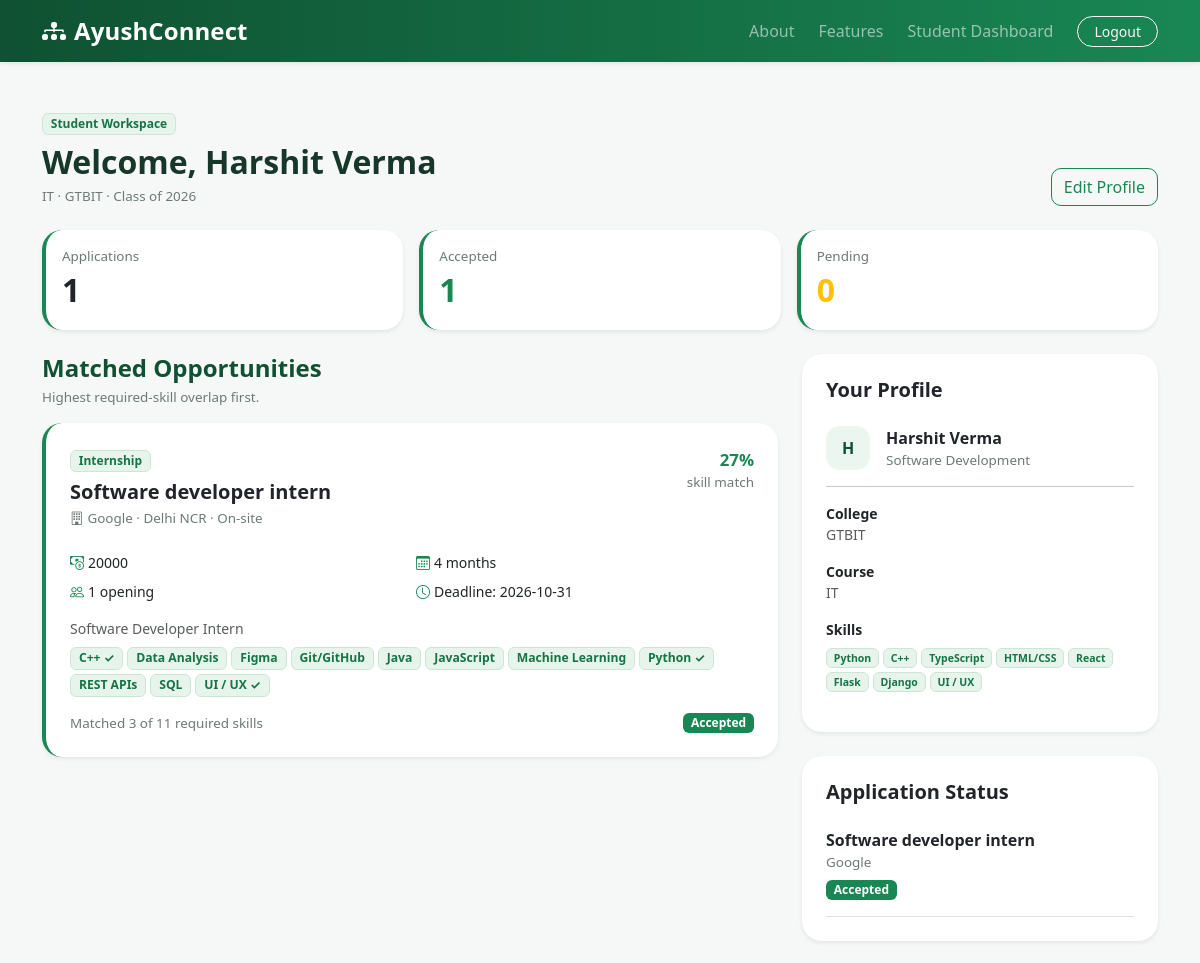
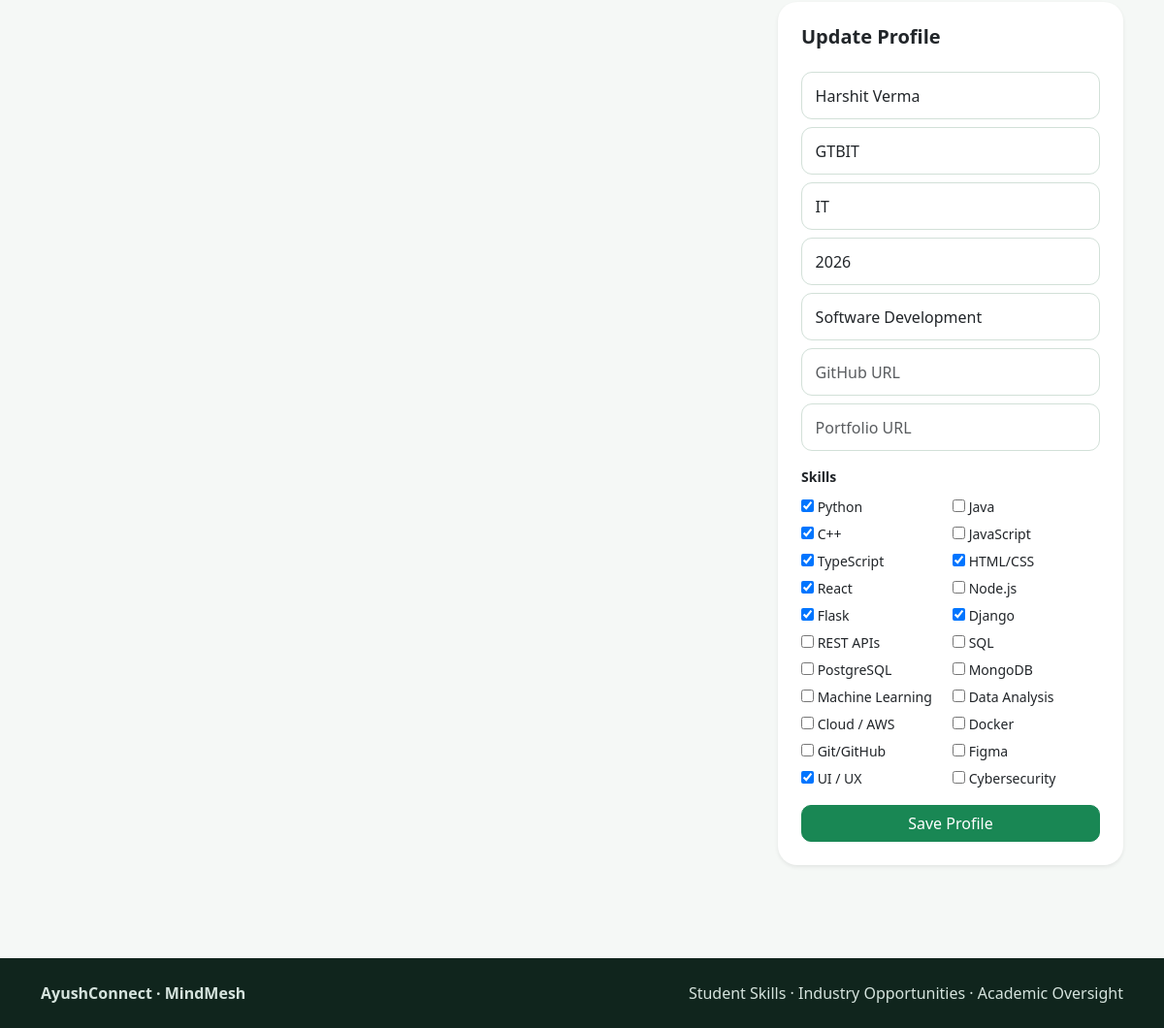
The page /student-portal (signed in) on the database its author committed (2 pictures, top to bottom).
### app.py (models this page shows)
class Student(db.Model):
    id = db.Column(db.Integer, primary_key=True)
    name = db.Column(db.String(120), nullable=False)
    email = db.Column(db.String(160), unique=True, nullable=False)
    college = db.Column(db.String(180), nullable=False)
    course = db.Column(db.String(120), nullable=False)
    graduation_year = db.Column(db.Integer, nullable=False)
    preferred_role = db.Column(db.String(160), nullable=False)
    github = db.Column(db.String(300))
    portfolio = db.Column(db.String(300))
    password_hash = db.Column(db.String(255), nullable=False)
    created_at = db.Column(db.DateTime, default=datetime.utcnow)
    skills = db.relationship("Skill", secondary=student_skills, lazy="subquery")
    applications = db.relationship("Application", back_populates="student", cascade="all, delete-orphan")

class Job(db.Model):
    id = db.Column(db.Integer, primary_key=True)
    company_id = db.Column(db.Integer, db.ForeignKey("company.id"), nullable=False)
    opportunity_type = db.Column(db.String(40), nullable=False)
    title = db.Column(db.String(180), nullable=False)
    location = db.Column(db.String(180), nullable=False)
    work_mode = db.Column(db.String(40), nullable=False)
    pay = db.Column(db.String(120), nullable=False)
    duration = db.Column(db.String(120), nullable=False)
    deadline = db.Column(db.Date, nullable=True)
    openings = db.Column(db.Integer, default=1)
    description = db.Column(db.Text)
    eligibility = db.Column(db.Text)
    created_at = db.Column(db.DateTime, default=datetime.utcnow)
    company = db.relationship("Company", back_populates="jobs")
    skills = db.relationship("Skill", secondary=job_skills, lazy="subquery")
    applications = db.relationship("Application", back_populates="job", cascade="all, delete-orphan")

class Company(db.Model):
    id = db.Column(db.Integer, primary_key=True)
    company_name = db.Column(db.String(180), nullable=False)
    email = db.Column(db.String(160), unique=True, nullable=False)
    industry = db.Column(db.String(120), nullable=False)
    contact_person = db.Column(db.String(120), nullable=False)
    description = db.Column(db.Text)
    password_hash = db.Column(db.String(255), nullable=False)
    created_at = db.Column(db.DateTime, default=datetime.utcnow)
    jobs = db.relationship("Job", back_populates="company", cascade="all, delete-orphan")

class Skill(db.Model):
    id = db.Column(db.Integer, primary_key=True)
    name = db.Column(db.String(100), unique=True, nullable=False)

class Application(db.Model):
    id = db.Column(db.Integer, primary_key=True)
    student_id = db.Column(db.Integer, db.ForeignKey("student.id"), nullable=False)
    job_id = db.Column(db.Integer, db.ForeignKey("job.id"), nullable=False)
    status = db.Column(db.String(30), default="Pending")
    applied_at = db.Column(db.DateTime, default=datetime.utcnow)
    updated_at = db.Column(db.DateTime, default=datetime.utcnow, onupdate=datetime.utcnow)
    student = db.relationship("Student", back_populates="applications")
    job = db.relationship("Job", back_populates="applications")
    __table_args__ = (db.UniqueConstraint("student_id", "job_id", name="uq_student_job"),)

### app.py (the view)
@app.route("/student-portal")
@login_required("student")
def student_dashboard():
    student = db.session.get(Student, session["user_id"])
    jobs = Job.query.order_by(Job.created_at.desc()).all()
    ranked = []
    for job in jobs:
        score, matched = skill_match(student, job)
        ranked.append({"job": job, "score": score, "matched": matched})
    ranked.sort(key=lambda x: (x["score"], x["job"].created_at), reverse=True)
    applications = Application.query.filter_by(student_id=student.id).order_by(Application.applied_at.desc()).all()
    return render_template("student-portal.html", student=student, ranked_jobs=ranked, applications=applications)

### app.py (called while the page is built)
def skill_match(student, job):
    required = {s.name.strip().lower() for s in job.skills}
    owned = {s.name.strip().lower() for s in student.skills}
    if not required:
        return 0, []
    matched = sorted(required & owned)
    return round(len(matched) / len(required) * 100), matched

def login_required(role):
    def decorator(view):
        @wraps(view)
        def wrapped(*args, **kwargs):
            if session.get("role") != role or not session.get("user_id"):
                flash("Please log in to continue.", "warning")
                return redirect(url_for(f"{role}_login"))
            return view(*args, **kwargs)
        return wrapped
    return decorator

@app.context_processor
def globals_for_templates():
    return {"today": date.today(), "skills_catalog": SKILLS}

### templates/student-portal.html (shortened to what this page needs)
{% extends "base.html" %}{% block title %}Student Portal | AyushConnect{% endblock %}
{% block content %}<main class="container py-5">
<div class="d-flex flex-wrap justify-content-between align-items-end gap-3 mb-4"><div><span class="badge badge-soft">Student Workspace</span><h2 class="fw-bold mt-2 mb-1">Welcome, {{student.name}}</h2><div class="small-muted">{{student.course}} · {{student.college}} · Class of {{student.graduation_year}}</div></div><a href="#profile" class="btn btn-outline-success">Edit Profile</a></div>
<div class="row g-3 mb-4"><div class="col-md-4"><div class="card stat-card bg-white shadow-sm p-3"><div class="small-muted">Applications</div><div class="kpi">{{applications|length}}</div></div></div>
<div class="col-md-4"><div class="card stat-card bg-white shadow-sm p-3"><div class="small-muted">Accepted</div><div class="kpi text-success">{{applications|selectattr('status','equalto','Accepted')|list|length}}</div></div></div>
<div class="col-md-4"><div class="card stat-card bg-white shadow-sm p-3"><div class="small-muted">Pending</div><div class="kpi text-warning">{{applications|selectattr('status','equalto','Pending')|list|length}}</div></div></div></div>
<div class="row g-4"><div class="col-lg-8"><div class="d-flex justify-content-between align-items-end mb-3"><div><h4 class="section-title mb-1">Matched Opportunities</h4><div class="small-muted">Highest required-skill overlap first.</div></div></div>
{% if ranked_jobs %}{% for item in ranked_jobs %}<div class="job-card card bg-white shadow-sm p-4 mb-3"><div class="d-flex justify-content-between gap-3"><div><span class="badge badge-soft">{{item.job.opportunity_type}}</span><h5 class="fw-bold mt-2 mb-1">{{item.job.title}}</h5><div class="small-muted"><i class="bi bi-building me-1"></i>{{item.job.company.company_name}} · {{item.job.location}} · {{item.job.work_mode}}</div></div><div class="text-end"><div class="match-ring">{{item.score}}%</div><div class="small-muted">skill match</div></div></div>
<div class="row g-2 mt-3 small"><div class="col-md-6"><i class="bi bi-cash-coin text-success me-1"></i>{{item.job.pay}}</div><div class="col-md-6"><i class="bi bi-calendar3 text-success me-1"></i>{{item.job.duration}}</div><div class="col-md-6"><i class="bi bi-people text-success me-1"></i>{{item.job.openings}} opening{{'' if item.job.openings==1 else 's'}}</div><div class="col-md-6"><i class="bi bi-clock text-success me-1"></i>Deadline: {{item.job.deadline or 'Not specified'}}</div></div>
<p class="text-muted small mt-3 mb-2">{{item.job.description or 'No description provided.'}}</p><div class="d-flex flex-wrap gap-1 mb-3">{% for skill in item.job.skills %}<span class="badge badge-soft skill-badge">{{skill.name}}{% if skill.name.lower() in item.matched %} ✓{% endif %}</span>{% endfor %}</div>
<div class="d-flex justify-content-between align-items-center gap-2"><span class="small-muted">Matched {{item.matched|length}} of {{item.job.skills|length}} required skills</span>
{% set applied = applications|selectattr('job_id','equalto',item.job.id)|list %}{% if applied %}<span class="badge bg-{{'success' if applied[0].status=='Accepted' else 'warning text-dark' if applied[0].status=='Pending' else 'danger'}}">{{applied[0].status}}</span>{% elif item.job.deadline and item.job.deadline < today %}<button class="btn btn-secondary btn-sm" disabled>Deadline passed</button>{% else %}<form method="post" action="{{url_for('apply_job',job_id=item.job.id)}}"><button class="btn btn-success btn-sm px-4">Apply Now</button></form>{% endif %}</div></div>{% endfor %}
{% else %}<div class="empty p-5 text-center"><i class="bi bi-briefcase fs-2 text-success"></i><h5 class="fw-bold mt-3">No opportunities yet</h5><p class="text-muted mb-0">Industry partners will appear here after publishing roles.</p></div>{% endif %}
</div>
<div class="col-lg-4"><div id="profile" class="card bg-white shadow-sm p-4 sticky"><h5 class="fw-bold">Your Profile</h5><div class="d-flex align-items-center gap-3 mt-3"><div class="avatar">{{student.name[:1]|upper}}</div><div><div class="fw-bold">{{student.name}}</div><div class="small-muted">{{student.preferred_role}}</div></div></div><hr>
<div class="small"><strong>College</strong><div class="text-muted">{{student.college}}</div></div><div class="small mt-3"><strong>Course</strong><div class="text-muted">{{student.course}}</div></div><div class="small mt-3"><strong>Skills</strong><div class="d-flex flex-wrap gap-1 mt-2">{% for s in student.skills %}<span class="badge badge-soft">{{s.name}}</span>{% endfor %}</div></div></div>
<div class="card bg-white shadow-sm p-4 mt-4"><h5 class="fw-bold">Application Status</h5>{% if applications %}{% for a in applications %}<div class="border-bottom py-3"><div class="fw-semibold">{{a.job.title}}</div><div class="small-muted">{{a.job.company.company_name}}</div><span class="badge mt-2 bg-{{'success' if a.status=='Accepted' else 'warning text-dark' if a.status=='Pending' else 'danger'}}">{{a.status}}</span></div>{% endfor %}{% else %}<div class="small-muted mt-3">No applications yet.</div>{% endif %}</div>
<div class="card bg-white shadow-sm p-4 mt-4"><h5 class="fw-bold">Update Profile</h5><form method="post" action="{{url_for('update_student_profile')}}" class="mt-3">
<input name="name" class="form-control mb-2" value="{{student.name}}" required><input name="college" class="form-control mb-2" value="{{student.college}}" required><input name="course" class="form-control mb-2" value="{{student.course}}" required>
<input name="graduation_year" type="number" class="form-control mb-2" value="{{student.graduation_year}}" required><input name="preferred_role" class="form-control mb-2" value="{{student.preferred_role}}" required><input name="github" class="form-control mb-2" value="{{student.github or ''}}" placeholder="GitHub URL"><input name="portfolio" class="form-control mb-2" value="{{student.portfolio or ''}}" placeholder="Portfolio URL">
<div class="small fw-semibold mt-3 mb-2">Skills</div><div class="row g-1">{% for s in skills_catalog %}<div class="col-6"><label class="small"><input type="checkbox" name="skills" value="{{s}}" {% if s in student.skills|map(attribute='name')|list %}checked{% endif %}> {{s}}</label></div>{% endfor %}</div><button class="btn btn-success w-100 mt-3">Save Profile</button></form></div></div></div></main>{% endblock %}

### templates/base.html (shortened to what this page needs)
<!doctype html>
<html lang="en">
<head>
<link href="https://cdn.jsdelivr.net/npm/bootstrap@5.3.3/dist/css/bootstrap.min.css" rel="stylesheet">
<link href="https://cdn.jsdelivr.net/npm/bootstrap-icons@1.11.3/font/bootstrap-icons.css" rel="stylesheet">
</head>
<body>
<nav class="navbar navbar-expand-lg navbar-dark sticky-top shadow-sm"><div class="container">
<a class="navbar-brand fw-bold fs-4" href="{{ url_for('home') }}"><i class="bi bi-diagram-3-fill me-2"></i>AyushConnect</a>
<div class="collapse navbar-collapse" id="nav"><div class="navbar-nav ms-auto align-items-lg-center gap-lg-2">
<a class="nav-link" href="{{ url_for('home') }}#about">About</a><a class="nav-link" href="{{ url_for('home') }}#features">Features</a>
{% if session.get('role')=='student' %}<a class="nav-link" href="{{ url_for('student_dashboard') }}">Student Dashboard</a>{% endif %}
{% if session.get('role') %}<a class="btn btn-outline-light btn-sm rounded-pill px-3 ms-lg-2" href="{{ url_for('logout') }}">Logout</a>{% endif %}
</div></div></div></nav>
{% block content %}{% endblock %}
<footer class="footer mt-5"><div class="container py-4 d-flex flex-wrap justify-content-between gap-2"><span class="fw-bold">AyushConnect · MindMesh</span><span>Student Skills · Industry Opportunities · Academic Oversight</span></div></footer>
</body></html>

### templates/base.html (style rules this page uses)
:root { --green:#198754;--dark:#0f5132;--soft:#eaf6ef;--bg:#f5f8f6;--ink:#17372b;--muted:#6c7a74;--line:#dce8e1;--shadow:0 12px 34px rgba(15,81,50,.09) }
html { scroll-behavior:smooth }
body { background:var(--bg);color:var(--ink);font-family:system-ui,-apple-system,"Segoe UI",Roboto,Arial,sans-serif }
.navbar { background:linear-gradient(90deg,var(--dark),var(--green)) }
.navbar-brand { letter-spacing:.1px }
.btn { border-radius:10px }
.btn-success { background:var(--green);border-color:var(--green) }
.form-control,.form-select { border-radius:11px;padding:.72rem .85rem;border-color:#d2e0d8 }
.card { border:0;border-radius:20px }
.badge-soft { background:#e7f4ec;color:#167446;border:1px solid #cce6d6 }
.small-muted { font-size:.84rem;color:var(--muted) }
.section-title { font-weight:800;color:var(--dark) }
.stat-card { border-left:4px solid var(--green) }
.kpi { font-size:2rem;font-weight:800 }
.job-card { border-left:4px solid var(--green);transition:.18s }
.avatar { width:44px;height:44px;border-radius:14px;background:var(--soft);color:var(--dark);display:grid;place-items:center;font-weight:800 }
.sticky { position:sticky;top:88px }
.footer { background:#10251d;color:#d5e3dd }
.match-ring { font-size:1.05rem;font-weight:800;color:var(--green) }
.skill-badge { font-size:.76rem }

### rows shown on the page
Student: name "Harshit Verma", course "IT", college "GTBIT", graduation_year "2026", name "H", preferred_role "Software Development"
Job: job.opportunity_type "Internship", job "Software developer intern", job.location "Delhi NCR", job.work_mode "On-site", job.pay "20000", job.duration "4 months", job.openings "1", job "2026-10-31", job "Software Developer Intern"
Company: job.company.company_name "Google"
Skill: name "C++"
Skill: name "Data Analysis"
Skill: name "Figma"
Skill: name "Git/GitHub"
Skill: name "Java"
Skill: name "JavaScript"
Skill: name "Machine Learning"
Skill: name "Python", name "☑" "☑" "☑" "☑" "☑" "☑" "☑" "☑"
Skill: name "REST APIs"
Skill: name "SQL"
Skill: name "UI / UX"
Application: status "Accepted", job "Software developer intern", job.company.company_name "Google", status "Accepted"
Skill: name "TypeScript"
Skill: name "HTML/CSS"
Skill: name "React"
Skill: name "Flask"
Skill: name "Django"

### other values the page prints
{{ applications|length }} "1"
{{ applications|selectattr('status','equalto','Accepted')|list|length }} "1"
{{ applications|selectattr('status','equalto','Pending')|list|length }} "0"
{{ item.score }} "27"
{{ item.matched|length }} "3"
{{ item.job.skills|length }} "11"
{{ s }} "Python" "Java" "C++" "JavaScript" "TypeScript" "HTML/CSS" "React" "Node.js" "Flask" "Django" "REST APIs" "SQL" "PostgreSQL" "MongoDB" "Machine Learning" "Data Analysis" "Cloud / AWS" "Docker" "Git/GitHub" "Figma" "UI / UX" "Cybersecurity"
